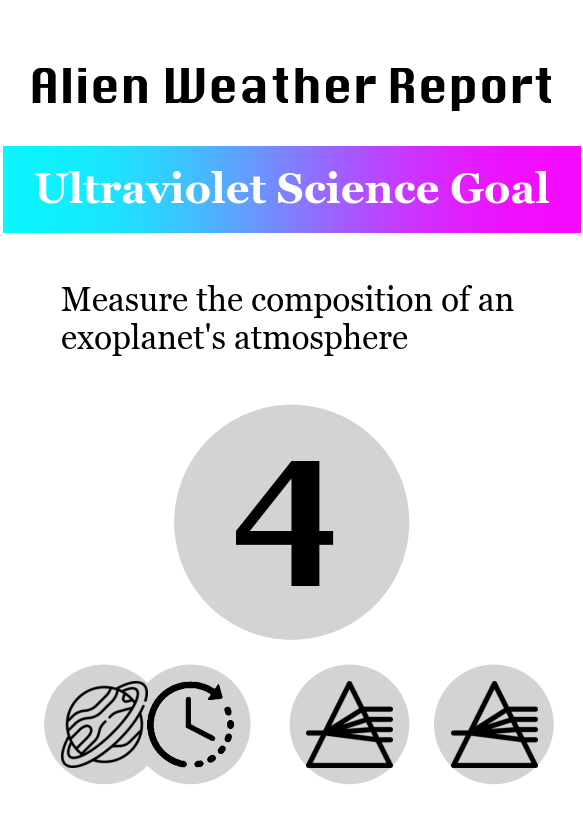
#> input picture card_art/final_cards/goal_cards/GOAL_AlienWeatherReport.png, 583 x 814 px, given in place of star.png, which was not available
$ jupyter execute --allow-errors goal_card_generator.ipynb
#> lines starting #> are read from the running program, lines starting #| are printed output that depends on the picture
[cell 1]
import matplotlib.pyplot as plt
from PIL import Image, ImageDraw
import numpy as np
from pandas import read_csv
import matplotlib.patheffects as pe
from matplotlib.colors import LinearSegmentedColormap

[cell 2]
def make_goal_card(title_text, wavelength, pvalue, flavor_text, icon_style, icon_list):
    '''
    Generate the art for a science goal card.

    Parameters
    -----------
    title_text: str
        Title of Card
    wavelength: str
        Wavlength of card ('infrared','optical', or 'ultraviolet')
    pvalue: str
        point value of card
    flavor_text: str
        Description/flavor text of goal
    icon_style: str
        type of icon style for bottom of card ('3', '4', '2con')
        '3' for 3 equal spaced
        '4' for 4 equal spaced
        '2con' for 2 connected bubble pairs
        '1con2' for one bubble + 2 disconnected pairs
    icon_list: list
        list of icons to fill the bubbles with

    '''
#> called with title_text = 'Optical Sky Survey', wavelength = 'O', pvalue = 3, icon_style = '4'
    # Convert wavelength into full string
    if wavelength.lower() == 'o':
        wavelength='optical'
    elif wavelength.lower() == 'ir':
        wavelength='infrared'
    elif wavelength.lower() == 'uv':
        wavelength='ultraviolet'

    # Set up plot
    fig, ax = plt.subplots(dpi=300)
    fig.set_size_inches((2.5,3.5))


    # Wavelength Box
    if wavelength.lower() == 'optical':
        wl_cmap = plt.cm.rainbow
    elif wavelength.lower() == 'infrared':
        #wl_cmap = plt.cm.gist_heat
        wl_cmap = LinearSegmentedColormap.from_list("", ['gold','red','darkred','k'])

    elif wavelength.lower() == 'ultraviolet':
        wl_cmap = plt.cm.cool
        #wl_cmap = LinearSegmentedColormap.from_list("", ["cyan","darkviolet","violet"])


    plt.imshow([[0.,1], [0.,1]],
               cmap = wl_cmap,
               interpolation = 'bicubic',extent=(0,1000,1000,1150))
    ax.text(500, 1075, f'{wavelength.title()} Science Goal', ha='center', va='center', color='white',
             fontsize=10, font='Georgia', fontweight='bold')


    # Title Text
    ax.text(500, 1250, f'{title_text}', ha='center', va='center', color='k',
                 fontsize=11, font='silom', fontweight='bold')

    # Flavor Text
    txt = ax.text(100, 950, f'{flavor_text}',
            ha='left', va='top', color='k', wrap= True,
                 fontsize=8, font='Georgia')

    txt._get_wrap_line_width = lambda : 480


    # Big circle for points
    circle1 = plt.Circle((500, 500), 200, color='lightgray', zorder=1)
    ax.add_patch(circle1)
    plt.text(500,475, f'{pvalue}', ha='center', va='center', fontsize=40, font='silom')
    #plt.text(500,365, 'points', ha='center', va='center', fontsize=8, font='georgia')


    # Add Circles for Icons
    if icon_style=='2con':
        N = 4
        radius = 100
        spacing = (1000-(N*radius*2))/(N+1)
        xs = [175,325,675,825]
        for i in range(4):
            x = xs[i]
            y = 150
            circle = plt.Circle((x,y), radius, color='lightgray', zorder=1)
            ax.add_patch(circle)
            icon = Image.open(f'icons/{icon_list[i]}.png').resize((150,150))
            ax.imshow(icon, extent=(x-75,x+75,y-75,y+75),zorder=3)

    elif icon_style=='1con2':
        N = 4
        radius = 100
        spacing = (1000-(N*radius*2))/(N+1)
        xs = [175,325,600,850]
        for i in range(4):
            x = xs[i]
            y = 150
            circle = plt.Circle((x,y), radius, color='lightgray', zorder=1)
            ax.add_patch(circle)
            icon = Image.open(f'icons/{icon_list[i]}.png').resize((150,150))
            ax.imshow(icon, extent=(x-75,x+75,y-75,y+75),zorder=3)
    else:
        N = int(icon_style)
        radius = 100
        spacing = (1000-(N*radius*2))/(N+1)
        for i in range(N):
            x = ((i+1)*spacing)+((2*i+1)*radius)
            y = 150
            circle = plt.Circle((x,y), radius, color='lightgray', zorder=1)
            ax.add_patch(circle)
            icon = Image.open(f'icons/{icon_list[i]}.png').resize((150,150))
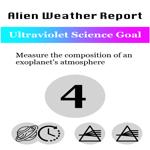
#> icon: PIL image 150x150 RGBA; mean R, G, B, A 221.7, 221.6, 233.7, 255
            ax.imshow(icon, extent=(x-75,x+75,y-75,y+75),zorder=3)
#> pass 2 of the loop in make_goal_card, `for i in range(N):`:
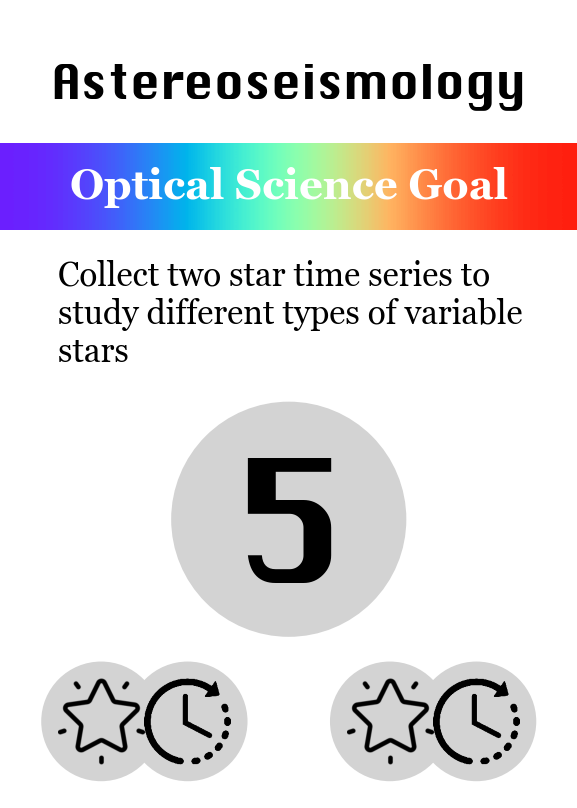
#> input picture card_art/final_cards/goal_cards/GOAL_Astereoseismology.png, 577 x 808 px, given in place of galaxy.png, which was not available
#> in make_goal_card, `icon = Image.open(f'icons/{icon_list[i]}.png').resize((150,150))`:
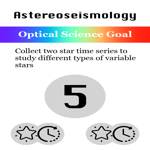
#> icon: PIL image 150x150 RGBA; mean R, G, B, A 224.4, 222.4, 224.7, 255

    # Additional Formatting
    ax.set_xlim(0,1000)
    ax.set_ylim(0,1400)
    ax.set_axis_off()
    plt.axis('off')

    plt.savefig(f'final_cards/goal_cards/GOAL_{title_text.replace(" ", "")}.png', bbox_inches='tight', pad_inches=0, dpi=300)
    plt.show()
